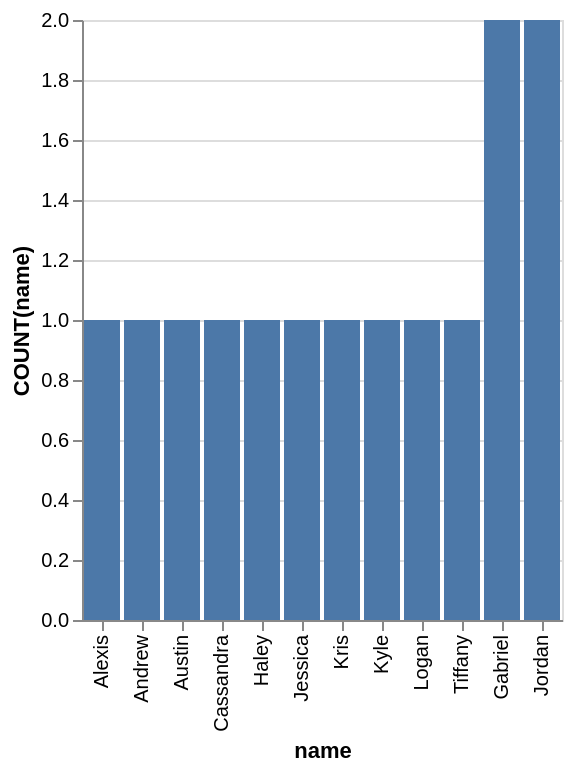

This figure's Vega-Lite source:
### Vega-Lite specification from a JSON file in a GitHub repository (floating-point values rounded to 4 significant figures)
{"data": {"values": [{"x_data": "Alexis", "y_data": 1}, {"x_data": "Andrew", "y_data": 1}, {"x_data": "Austin", "y_data": 1}, {"x_data": "Cassandra", "y_data": 1}, {"x_data": "Haley", "y_data": 1}, {"x_data": "Jessica", "y_data": 1}, {"x_data": "Kris", "y_data": 1}, {"x_data": "Kyle", "y_data": 1}, {"x_data": "Logan", "y_data": 1}, {"x_data": "Tiffany", "y_data": 1}, {"x_data": "Gabriel", "y_data": 2}, {"x_data": "Jordan", "y_data": 2}]}, "mark": "bar", "encoding": {"x": {"field": "x_data", "type": "nominal", "title": "name", "sort": {"op": "sum", "field": "y_data", "order": "ascending"}}, "y": {"field": "y_data", "type": "quantitative", "title": "COUNT(name)"}}}
